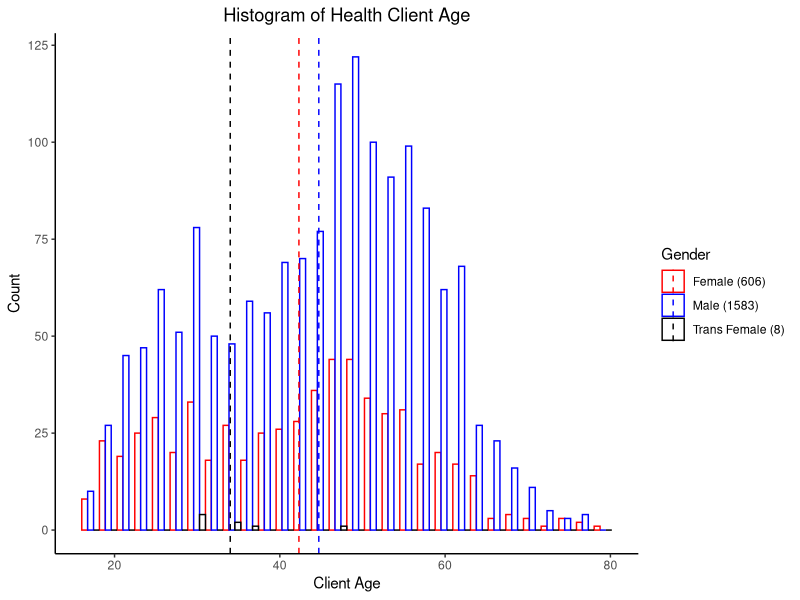
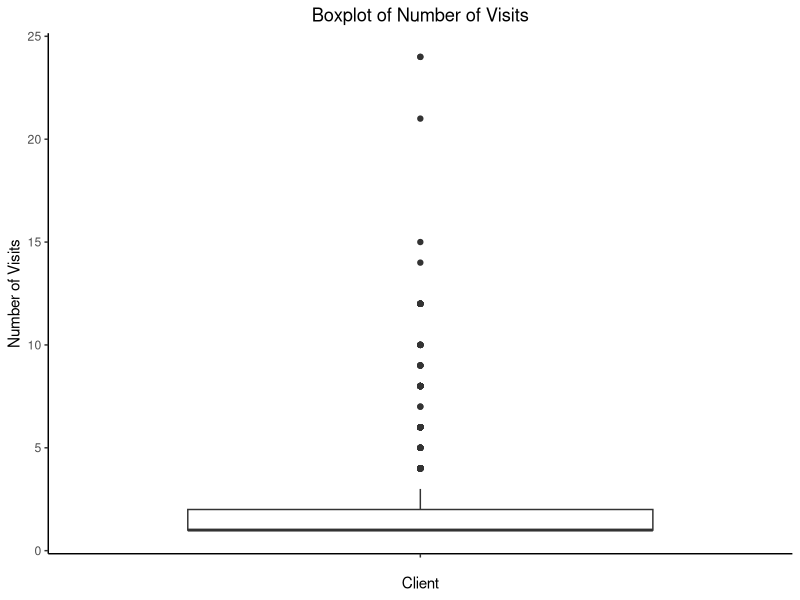
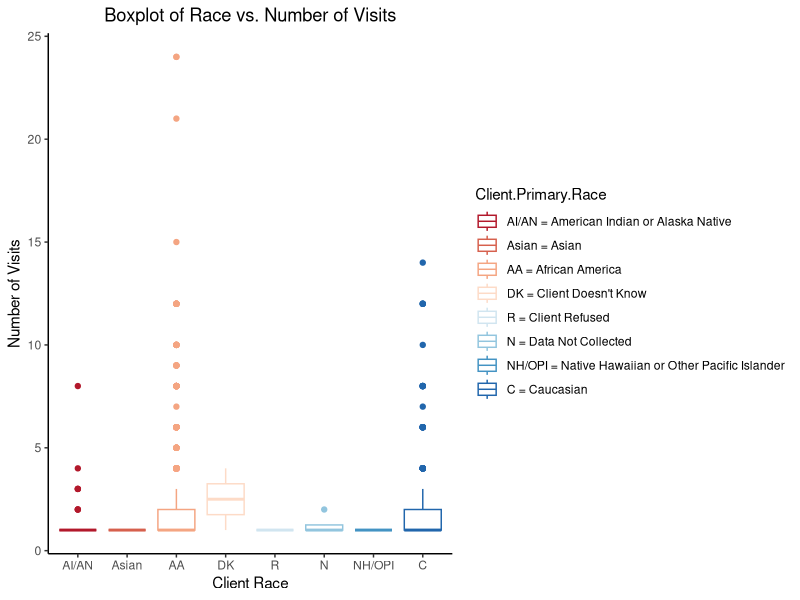
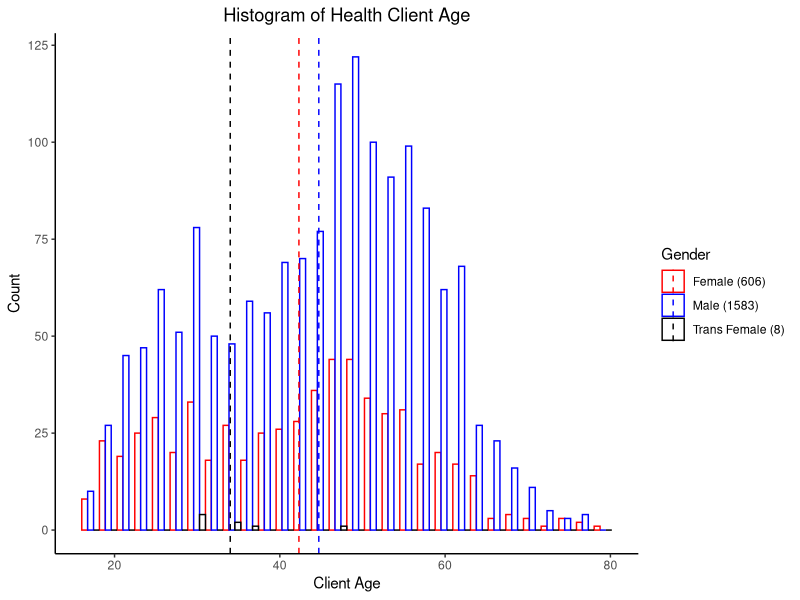
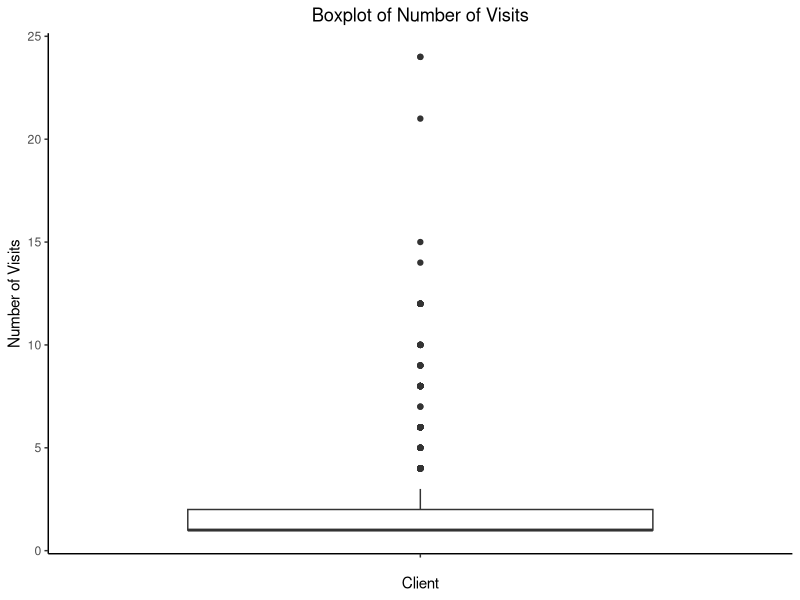
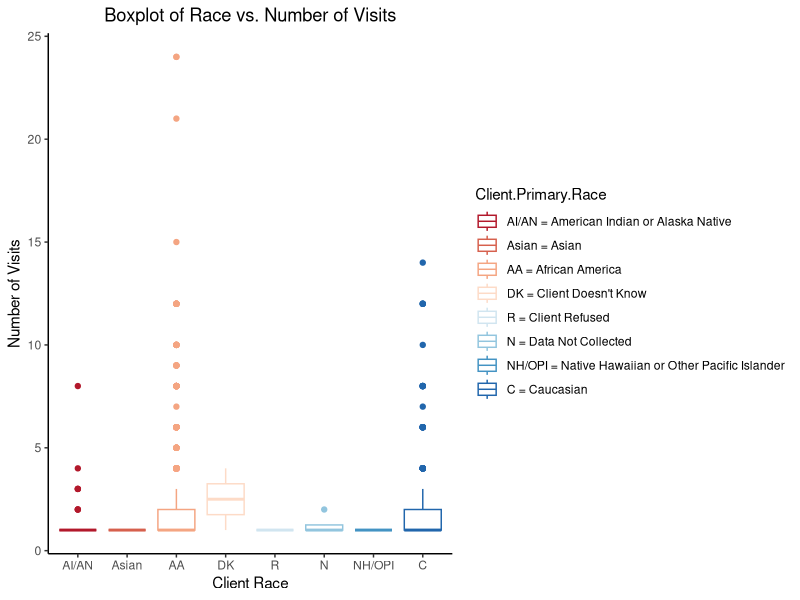

R code for these plots, in order: (Note: this script raises an error after producing the figures.)
## ---- chunk 1
knitr::opts_chunk$set(echo = TRUE)
## ---- chunk 2
library(tidyverse)
library(ggplot2)

#import the Data

client_info <- read.csv("../data/final_project.csv",sep = ",")


library(plyr)
# Plot the client's age for different genders 
mu <- ddply(client_info, "Client.Gender", summarise, grp.mean=mean(Client.Age.at.Entry))

# used to identify the number of females, males, and trans female
#Gender=client_info$Client.Gender
#as.data.frame(table(Gender))

ggplot(client_info, aes(x=Client.Age.at.Entry, color=Client.Gender)) + 
  geom_histogram(fill="white", position="dodge", na.rm = TRUE) +
  geom_vline(data=mu, aes(xintercept=grp.mean, color=Client.Gender), linetype="dashed") + 
  labs(title="Histogram of Health Client Age", x="Client Age", y="Count",color='Gender') +
  theme_classic() +
  theme(plot.title = element_text(hjust = 0.5)) +
  scale_color_manual(labels=c("Female (606)", "Male (1583)", "Trans Female (8)"), 
                              values=c("red", "blue","black"))
ggsave("../results/histogram_age.png", width = 6, height = 4)

## ---- chunk 3
#frequency table by year  

year=client_info$year
as.data.frame(table(year))
## ---- chunk 4
#Summary statistics on clients veteran status, race, and health 

library(magrittr)
#library(qwraps2)

vet=client_info$Client.Veteran.Status
table(vet)
race= client_info$Client.Primary.Race
as.data.frame(table(race))
health=client_info$Health.Insurance.Type..Entry.
covered=client_info$Covered..Entry.
ftable(covered ~ health, data = client_info)

## ---- chunk 5
#boxplot on visits  

  ggplot(client_info, aes(x="", y=client_info$Number.of.Visits)) +
  geom_boxplot() + 
  labs(title="Boxplot of Number of Visits", x="Client", y="Number of Visits") +
  theme_classic() +
  theme(plot.title = element_text(hjust = 0.5)) 
 
  ggsave("../results/boxplot_visits.png", width = 6, height = 4)
## ---- chunk 6
#boxplot on race vs. visits


ggplot(client_info, aes(x=client_info$Client.Primary.Race, y=client_info$Number.of.Visits, color=Client.Primary.Race)) +
     geom_boxplot()  + 
  scale_x_discrete(labels=c("American Indian or Alaska Native (HUD)" = "AI/AN", 
                            "Asian (HUD)" = "Asian",
                            "Black or African American (HUD)" = "AA",
                            "Client doesn't know (HUD)" = "DK",
                            "Client refused (HUD)" = "R",
                            "Data not collected (HUD)" = "N",
                            "Native Hawaiian or Other Pacific Islander (HUD)" = "NH/OPI",
                            "White (HUD)" = "C")) +
  scale_color_manual(labels=c("AI/AN = American Indian or Alaska Native", 
                              "Asian = Asian", 
                              "AA = African America",
                              "DK = Client Doesn't Know",
                              "R = Client Refused", 
                              "N = Data Not Collected", 
                              "NH/OPI = Native Hawaiian or Other Pacific Islander", 
                              "C = Caucasian"
                              ), 
                              values=c("#b2182b", "#d6604d","#f4a582", "#fddbc7", 
                                       "#d1e5f0", "#92c5de", "#4393c3", "#2166ac")) + 
  labs(title="Boxplot of Race vs. Number of Visits", x="Client Race", 
            y="Number of Visits") +
  theme_classic() +
   theme(plot.title = element_text(hjust = 0.5))

ggsave(filename = "../results/boxplot_race_visits.png", width = 6, height = 4)



## ---- chunk 7
#boxplots on veteran vs. visits


ggplot(client_info, aes(x=client_info$Client.Veteran.Status, y=client_info$Number.of.Visits, color=Client.Veteran.Status)) +
  geom_boxplot() +
  scale_x_discrete(labels=c("Data not collected (HUD)" = "Data Not Collected",
                            "No (HUD)" = "No",
                            "Yes (HUD)" = "Yes")) +
  scale_color_manual(labels=c("Data Not Collected", 
                              "No",
                              "Yes"), 
                              values=c("#66c2a5", "#fc8d62","#8da0cb")) + 
  labs(title="Boxplot of Veteran Status vs. Number of Visits", x="Veteran Status", 
            y="Number of Visits") +
  theme_classic() +
   theme(plot.title = element_text(hjust = 0.5))

ggsave(filename = "../results/boxplot_veteran_visits.png", width = 6, height = 4)


## ---- chunk 8
#boxplots on health insurance and visits


ggplot(client_info, aes(x=client_info$Health.Insurance.Type..Entry., y=client_info$Number.of.Visits, color=Health.Insurance.Type..Entry.)) +
  geom_boxplot() +
  scale_x_discrete(labels=c("Employer - Provided Health Insurance" = "Employer",
                            "Health Insurance obtained through COBRA" = "COBRA",
                            "Indian Health Services Program" = "IHSP",
                            "MEDICAID" = "Medicaid",
                            "MEDICARE" = "Medicare",
                            "Private Pay Health Insurance" = "Private",
                            "State Health Insurance for Adults" = "State",
                            "Veteran's Administration (VA) Medical Services" = "VA")) +
  scale_color_manual(labels=c("Employer Provided Health Insurance", 
                              "Health Insurance obtained through COBRA",
                              "Indian Health Services Program",
                              "Medicaid",
                              "Medicare", 
                              "Private Pay Health Insurance ",
                              "State Health Insurance for Adults ",
                              "Veteran's Administration (VA) Medical Services "), 
                              values=c("#b2182b", "#d6604d","#f4a582", "#fddbc7", 
                                       "#d1e5f0", "#92c5de", "#4393c3", "#2166ac")) + 
  labs(title="Boxplot of Health Insurance vs. Number of Visits", x="Health Insurance", 
            y="Number of Visits") +
  theme_classic() +
   theme(plot.title = element_text(hjust = 0.5))

ggsave(filename = "../results/boxplot_health_visits.png", width = 8, height = 4)

## ---- chunk 9
#boxplots on gender and visits


ggplot(client_info, aes(x=client_info$Client.Gender, y=client_info$Number.of.Visits, color=Client.Gender)) +
   geom_boxplot()+
  scale_x_discrete(labels=c("Female" = "Female",
                            "Male" = "Male",
                            "Trans Female (MTF or Male to Female)" = "Trans Female")) +
  scale_color_manual(labels=c("Female", 
                              "Male",
                              "Trans Female"), 
                              values=c("#66c2a5", "#fc8d62","#8da0cb")) + 
  labs(title="Boxplot of Gender vs. Number of Visits", x="Gender", 
            y="Number of Visits") +
  theme_classic() +
   theme(plot.title = element_text(hjust = 0.5))

ggsave(filename = "../results/boxplot_gender_visits.png", width = 6, height = 4)


## ---- chunk 10
# boxplots on year and visits


client_info[,12] <- sapply(client_info[, 12], as.character)
ggplot(client_info, aes(x=client_info$year, y=client_info$Number.of.Visits)) +
   geom_boxplot()  + 
  labs(title="Boxplot of Year of Entry vs. Number of Visits", x="Year", 
            y="Number of Visits") +
  theme_classic() +
   theme(plot.title = element_text(hjust = 0.5))

ggsave(filename = "../results/boxplot_year_visits.png", width = 6, height = 4)


## ---- chunk 11
#scatterplots on year vs. visits

client_info1 <- read.csv("../data/final_project1.csv",sep = ",")

ggplot(client_info1, aes(x=year, y=client_info1$Number.of.Visits)) + geom_point()+ geom_jitter() + geom_smooth(method=lm, se=TRUE, fullrange=FALSE, level=0.95) + 
  labs(title="Scatterplot of Year of Entry vs. Number of Visits", x="Year", 
            y="Number of Visits") +
  theme_classic() +
   theme(plot.title = element_text(hjust = 0.5))


ggsave(filename = "../results/scatter_year_visits.png", width = 6, height = 4)

## ---- chunk 12
#density on year and visits

install.packages("e1071", repos = "http://cran.us.r-project.org") 
library(e1071)
par(mfrow=c(1, 2)) 
plot(density(client_info1$Number.of.Visits), main="Density Plot: Visits", ylab="Frequency", sub=paste("Skewness:", round(e1071::skewness(client_info1$Number.of.Visits, 2))))
polygon(density(client_info1$Number.of.Visits), col="red")

plot(density(client_info1$year), main="Density Plot: Year", ylab="Frequency", sub=paste("Skewness:", round(e1071::skewness(client_info1$year), 2)))  # density plot for 'dist'
polygon(density(client_info1$year), col="red")

ggsave(filename = "../results/density.png", width = 6, height = 4)

## ---- chunk 13
#fit a model and find the p-value


summary(lm(Number.of.Visits ~ year+factor(Health.Insurance.Type..Entry.),data=client_info1))

